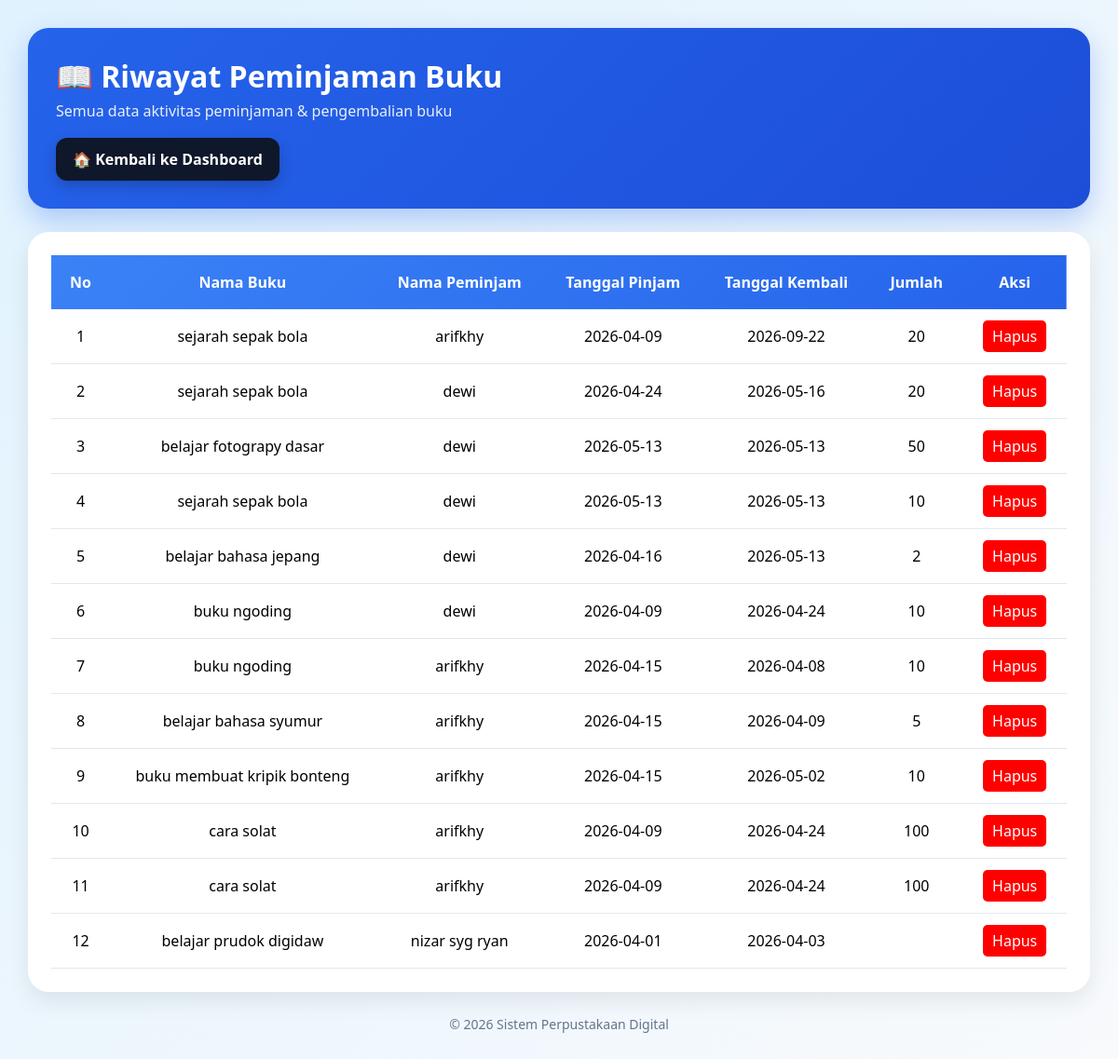
Screenshot of /pinjam_buku/controllers/c_riwayat.php (signed in) with the database file from the repository.
### tables this page shows
CREATE TABLE `riwayat_peminjaman` (
  `id_riwayat` int(11) NOT NULL,
  `nama_buku` varchar(100) NOT NULL,
  `nama_peminjam` varchar(250) NOT NULL,
  `tanggal_peminjaman` date NOT NULL,
  `tanggal_pengembalian` date NOT NULL,
  `kode_buku` int(11) NOT NULL,
  `gambar` varchar(255) DEFAULT NULL,
  `tanggal_rilis` date DEFAULT NULL,
  `pencipta` varchar(100) DEFAULT NULL,
  `jumlah_pinjam` varchar(30) NOT NULL
);

### pinjam_buku/models/m_koneksi.php (called while the page is built, shortened)
<?php
class m_koneksi {
    public function __construct() {
        $host = "localhost";
        $user = "root";
        $pass = "";
        $db   = "pinjam_buku";
        $this->koneksi = mysqli_connect($host, $user, $pass, $db);
    }
}

### pinjam_buku/models/m_riwayat.php (called while the page is built, shortened)
<?php
include_once "m_koneksi.php";
class m_riwayat
{
    public $koneksi;
    function __construct()
    {
        $db = new m_koneksi();
        $this->koneksi = $db->koneksi;
    }
    function tampil_semua_data()
    {
        $sql = "SELECT *
                FROM riwayat_peminjaman
                ORDER BY id_riwayat DESC";
        $q = mysqli_query($this->koneksi, $sql);
        $data = [];
        if ($q) {
            while ($d = mysqli_fetch_object($q)) {
                $data[] = $d;
            }
        }
        return $data;
    }
}
?>

### pinjam_buku/views/v_riwayat_peminjaman_buku.php (the view, shortened to what this page needs)
<!DOCTYPE html>
<html lang="id">
<head>
<link
    rel="stylesheet"
    href="/pinjam_buku/asset/riwayat_peminjaman.css"
>
</head>
<body>
<div class="container">
    <div class="header">
        <h2>
            📖 Riwayat Peminjaman Buku
        </h2>
        <p>
            Semua data aktivitas peminjaman & pengembalian buku
        </p>
        <div class="menu">
            <a
                href="../views/v_dasbord_admin.php"
                class="btn dashboard">
                🏠 Kembali ke Dashboard
             </a>
        </div>
    </div>
    <div class="table-box">
        <table>
            <thead>
                <tr>
                    <th>
                        No
                    </th>
                    <th>
                        Nama Buku
                    </th>
                    <th>
                        Nama Peminjam
                    </th>
                    <th>
                        Tanggal Pinjam
                    </th>
                    <th>
                        Tanggal Kembali
                    </th>
                    <th>
                        Jumlah
                    </th>
                    <th>
                        Aksi
                    </th>
                </tr>
            </thead>
            <tbody>
                <?php if (!empty($data_riwayat)): ?>
                    <?php $no = 1; ?>
                    <?php foreach ($data_riwayat as $row): ?>
                        <tr>
                            <td>
                                <?= $no++ ?>
                            </td>
                            <td>
                                <?= htmlspecialchars(
                                    $row->nama_buku
                                ) ?>
                            </td>
                            <td>
                                <?= htmlspecialchars(
                                    $row->nama_peminjam
                                ) ?>
                            </td>
                            <td>
                                <?= htmlspecialchars(
                                    $row->tanggal_peminjaman
                                ) ?>
                            </td>
                            <td>
                                <?= htmlspecialchars(
                                    $row->tanggal_pengembalian
                                ) ?>
                            </td>
                            <td>
                                <?= htmlspecialchars(
                                    $row->jumlah_pinjam
                                ) ?>
                            </td>
                            <td>
                                <a
                                    href="../controllers/c_riwayat.php?aksi=hapus&id_riwayat=<?= urlencode($row->id_riwayat) ?>"
                                    onclick="return confirm('Yakin ingin menghapus riwayat ini?')"
                                    style="
                                        background:red;
                                        color:white;
                                        padding:6px 10px;
                                        border-radius:5px;
                                        text-decoration:none;
                                    "
                                >
                                    Hapus
                                </a>
                            </td>
                        </tr>
                    <?php endforeach; ?>
                <?php endif; ?>
            </tbody>
        </table>
    </div>
    <div class="footer">
        © <?= date('Y'); ?> Sistem Perpustakaan Digital
    </div>
</div>
</body>
</html>

### pinjam_buku/asset/riwayat_peminjaman.css (style rules this page uses)
* { margin:0; padding:0; box-sizing:border-box; font-family:'Segoe UI',sans-serif; }
body { background:linear-gradient(135deg,#e0f2fe,#f8fafc); padding:30px; }
.container { max-width:1400px; margin:auto; }
.header { background:linear-gradient(135deg,#2563eb,#1d4ed8); padding:30px; border-radius:22px; color:white; margin-bottom:25px; box-shadow:0 12px 30px rgba(37,99,235,0.3); }
.header h2 { font-size:32px; margin-bottom:5px; }
.header p { opacity:.9; }
.menu { margin-top:18px; }
.btn { display:inline-block; padding:12px 18px; border-radius:12px; text-decoration:none; font-weight:bold; color:white; transition:.3s; }
.dashboard { background:#0f172a; box-shadow:0 6px 15px rgba(0,0,0,0.2); }
.table-box { background:white; padding:25px; border-radius:22px; box-shadow:0 10px 25px rgba(0,0,0,0.08); overflow-x:auto; }
table { width:100%; border-collapse:collapse; }
thead { background:linear-gradient(135deg,#3b82f6,#2563eb); color:white; }
th,td { padding:18px; text-align:center; }
tbody tr { border-bottom:1px solid #e2e8f0; transition:.3s; }
.footer { text-align:center; margin-top:25px; color:#64748b; font-size:14px; }

### rows the page displays
riwayat_peminjaman: nama_buku "sejarah sepak bola", nama_peminjam "arifkhy", tanggal_peminjaman "2026-04-09", tanggal_pengembalian "2026-09-22", jumlah_pinjam "20"
riwayat_peminjaman: nama_buku "sejarah sepak bola", nama_peminjam "dewi", tanggal_peminjaman "2026-04-24", tanggal_pengembalian "2026-05-16", jumlah_pinjam "20"
riwayat_peminjaman: nama_buku "belajar fotograpy dasar", nama_peminjam "dewi", tanggal_peminjaman "2026-05-13", tanggal_pengembalian "2026-05-13", jumlah_pinjam "50"
riwayat_peminjaman: nama_buku "sejarah sepak bola", nama_peminjam "dewi", tanggal_peminjaman "2026-05-13", tanggal_pengembalian "2026-05-13", jumlah_pinjam "10"
riwayat_peminjaman: nama_buku "belajar bahasa jepang", nama_peminjam "dewi", tanggal_peminjaman "2026-04-16", tanggal_pengembalian "2026-05-13", jumlah_pinjam "2"
riwayat_peminjaman: nama_buku "buku ngoding", nama_peminjam "dewi", tanggal_peminjaman "2026-04-09", tanggal_pengembalian "2026-04-24", jumlah_pinjam "10"
riwayat_peminjaman: nama_buku "buku ngoding", nama_peminjam "arifkhy", tanggal_peminjaman "2026-04-15", tanggal_pengembalian "2026-04-08", jumlah_pinjam "10"
riwayat_peminjaman: nama_buku "belajar bahasa syumur", nama_peminjam "arifkhy", tanggal_peminjaman "2026-04-15", tanggal_pengembalian "2026-04-09", jumlah_pinjam "5"
riwayat_peminjaman: nama_buku "buku membuat kripik bonteng", nama_peminjam "arifkhy", tanggal_peminjaman "2026-04-15", tanggal_pengembalian "2026-05-02", jumlah_pinjam "10"
riwayat_peminjaman: nama_buku "cara solat", nama_peminjam "arifkhy", tanggal_peminjaman "2026-04-09", tanggal_pengembalian "2026-04-24", jumlah_pinjam "100"
riwayat_peminjaman: nama_buku "cara solat", nama_peminjam "arifkhy", tanggal_peminjaman "2026-04-09", tanggal_pengembalian "2026-04-24", jumlah_pinjam "100"
riwayat_peminjaman: nama_buku "belajar prudok digidaw", nama_peminjam "nizar syg ryan", tanggal_peminjaman "2026-04-01", tanggal_pengembalian "2026-04-03"
